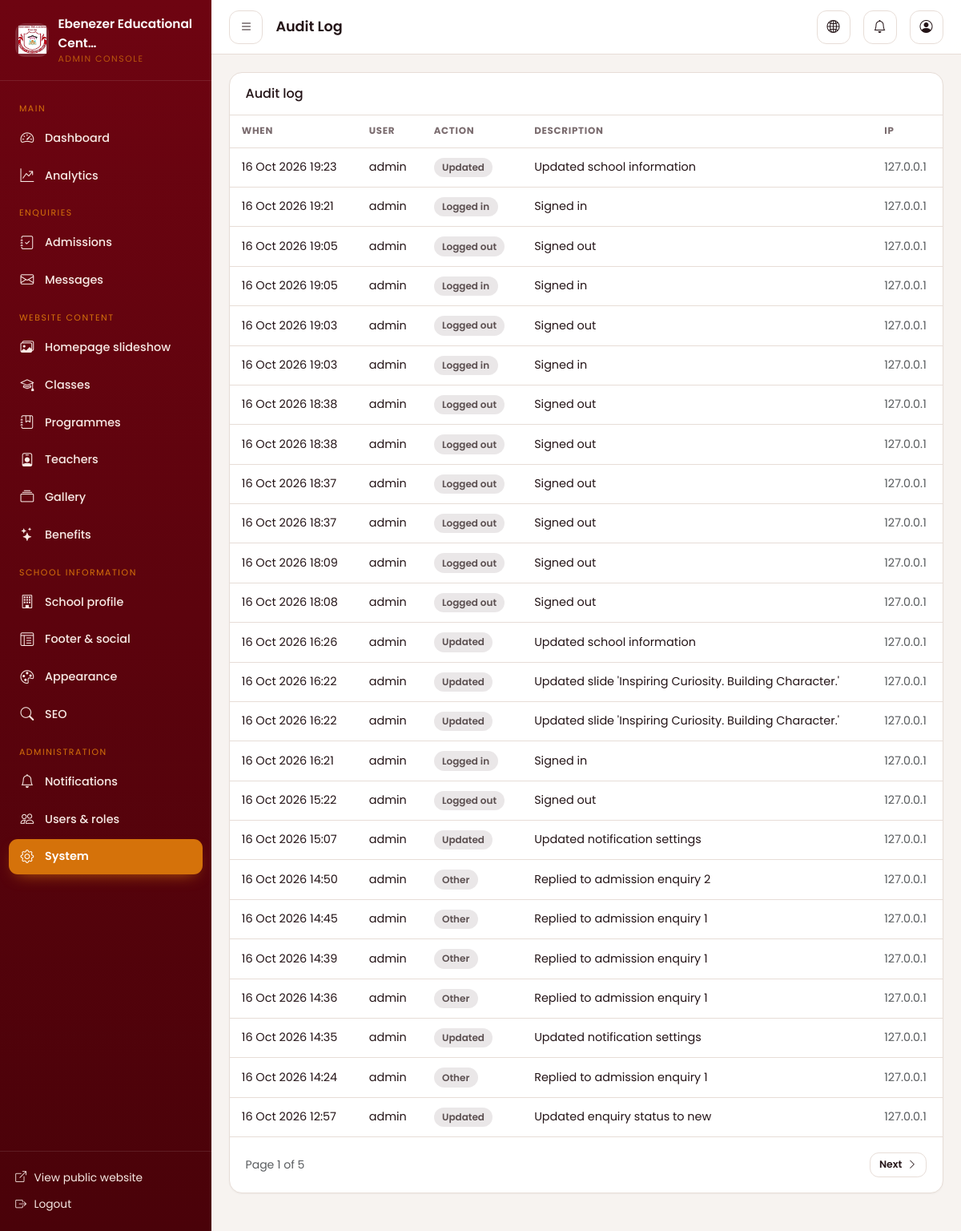
/dashboard/system/audit/ (signed in), run on an earlier commit of the app's database.
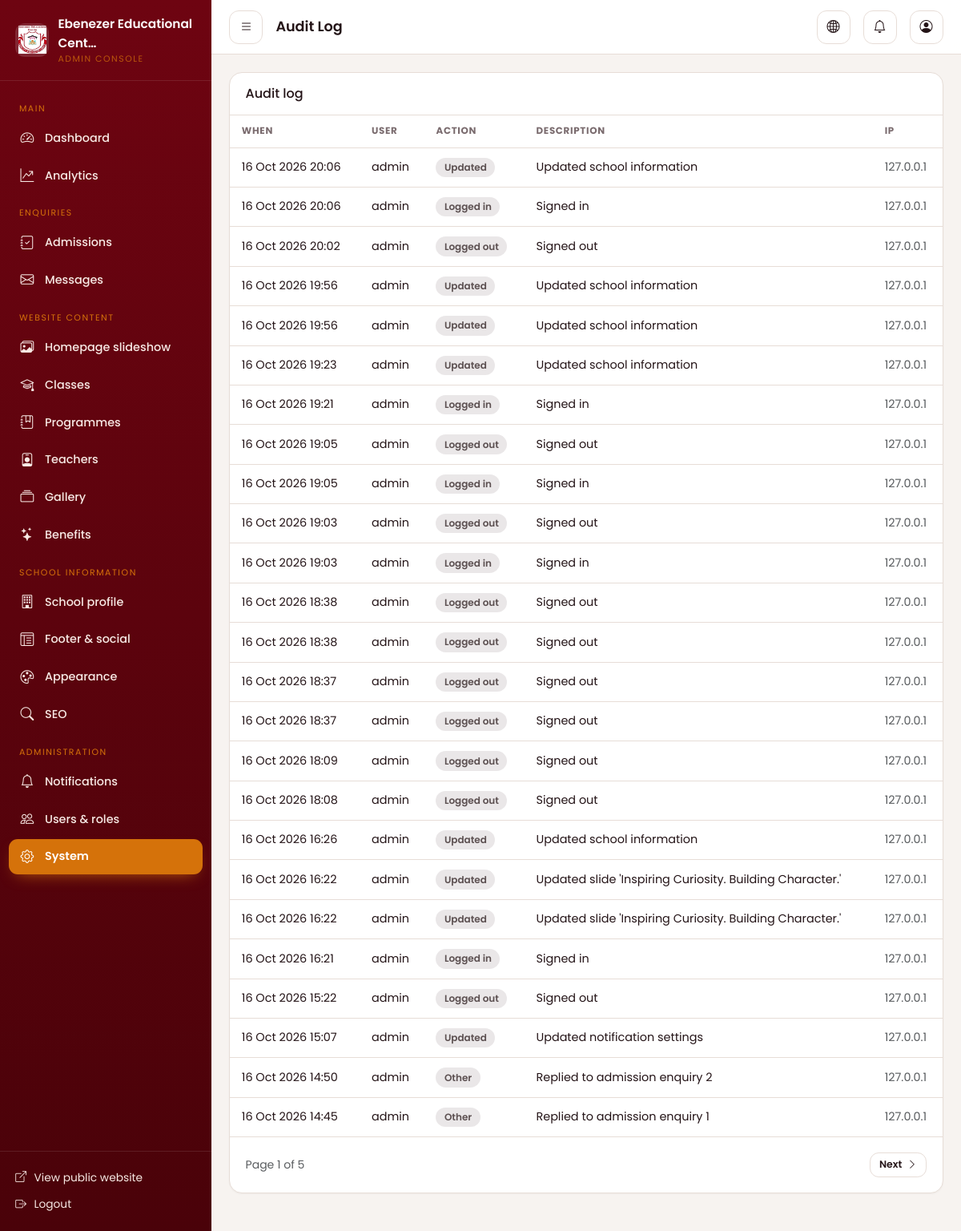
And on a later commit of the database.
### apps/core/models.py (models this page shows, shortened)
class AuditLog(models.Model):
    ACTION_CREATE = "create"
    ACTION_UPDATE = "update"
    ACTION_DELETE = "delete"
    ACTION_LOGIN = "login"
    ACTION_LOGOUT = "logout"
    ACTION_OTHER = "other"
    ACTION_CHOICES = [
        (ACTION_CREATE, "Created"),
        (ACTION_UPDATE, "Updated"),
        (ACTION_DELETE, "Deleted"),
        (ACTION_LOGIN, "Logged in"),
        (ACTION_LOGOUT, "Logged out"),
        (ACTION_OTHER, "Other"),
    ]
    user = models.ForeignKey(
        settings.AUTH_USER_MODEL,
        null=True,
        blank=True,
        on_delete=models.SET_NULL,
        related_name="audit_entries",
    )
    action = models.CharField(max_length=20, choices=ACTION_CHOICES, default=ACTION_OTHER)
    model_name = models.CharField(max_length=120, blank=True)
    object_id = models.CharField(max_length=64, blank=True)
    description = models.CharField(max_length=255, blank=True)
    ip_address = models.GenericIPAddressField(null=True, blank=True)
    created_at = models.DateTimeField(auto_now_add=True, db_index=True)
    class Meta:
        ordering = ["-created_at"]
        verbose_name = "Audit log entry"
        verbose_name_plural = "Audit log"

### apps/dashboard/views.py (the view)
# urls.py: path("system/audit/", views.audit_log, name="audit_log"),
@capability_required("system_manage")
def audit_log(request):
    logs = _page(request, request_logs := _audit_qs(), per_page=25)
    return render(
        request,
        "dashboard/audit_log.html",
        {"logs": logs, "page_title": "Audit Log", "active": "system"},
    )

### apps/accounts/permissions.py (called while the page is built)
def user_can(user, capability: str) -> bool:
    if not getattr(user, "is_authenticated", False):
        return False
    if user.is_superuser:
        return True
    allowed = CAPABILITIES.get(capability, set())
    return bool(get_user_roles(user) & allowed)

def capability_required(capability: str):
    def decorator(view_func):
        @wraps(view_func)
        @login_required
        def _wrapped(request, *args, **kwargs):
            if not user_can(request.user, capability):
                raise PermissionDenied("You do not have permission to do that.")
            return view_func(request, *args, **kwargs)
        return _wrapped
    return decorator

### apps/accounts/templatetags/permissions.py (called while the page is built)
@register.filter(name="can")
def can(user, capability: str) -> bool:
    return user_can(user, capability)

### apps/analytics/services.py (called while the page is built)
def should_track(request, path: str) -> bool:
    if request.method != "GET":
        return False
    if request.path.startswith(EXCLUDED_PREFIXES):
        return False
    if is_bot(request.META.get("HTTP_USER_AGENT", "")):
        return False
    return True

### apps/core/models.py (called while the page is built)
    @classmethod
    def _cache_key(cls) -> str:
        return cls.CACHE_KEY or f"singleton:{cls._meta.label}"

### templates/dashboard/audit_log.html (shortened to what this page needs)
{% extends "dashboard/base.html" %}
{% block content %}
<div class="dash-card">
  <div class="dash-card-head"><h2 class="h6 mb-0">Audit log</h2></div>
  <div class="table-responsive">
    <table class="dash-table">
      <thead><tr><th>When</th><th>User</th><th>Action</th><th>Description</th><th>IP</th></tr></thead>
      <tbody>
        {% for entry in logs %}
          <tr>
            <td class="text-nowrap">{{ entry.created_at|date:"d M Y H:i" }}</td>
            <td>{{ entry.user.get_username|default:"system" }}</td>
            <td><span class="pill pill-archived">{{ entry.get_action_display }}</span></td>
            <td>{{ entry.description|default:entry }}</td>
            <td class="text-muted small">{{ entry.ip_address|default:"—" }}</td>
          </tr>
        {% empty %}
          <tr><td colspan="5" class="text-center text-muted py-5">No audit records yet.</td></tr>
        {% endfor %}
      </tbody>
    </table>
  </div>
  {% if logs.paginator.num_pages > 1 %}
  <div class="dash-card-body d-flex justify-content-between align-items-center">
    <span class="text-muted small">Page {{ logs.number }} of {{ logs.paginator.num_pages }}</span>
    <div class="d-flex gap-2">
      {% if logs.has_next %}<a class="dash-btn dash-btn-light dash-btn-sm" href="?page={{ logs.next_page_number }}">Next <i class="bi bi-chevron-right"></i></a>{% endif %}
    </div>
  </div>
  {% endif %}
</div>
{% endblock %}

What changed in the data, as far as the page shows it:
no longer on this page (row unchanged): AuditLog: created_at "16 Oct 2026 14:39", user.get_username "admin", action "Other", description "Replied to admission enquiry 1", ip_address "127.0.0.1"
no longer on this page (row unchanged): AuditLog: created_at "16 Oct 2026 14:36", user.get_username "admin", action "Other", description "Replied to admission enquiry 1", ip_address "127.0.0.1"
no longer on this page (row unchanged): AuditLog: created_at "16 Oct 2026 14:35", user.get_username "admin", action "Updated", description "Updated notification settings", ip_address "127.0.0.1"
no longer on this page (row unchanged): AuditLog: created_at "16 Oct 2026 14:24", user.get_username "admin", action "Other", description "Replied to admission enquiry 1", ip_address "127.0.0.1"
no longer on this page (row unchanged): AuditLog: created_at "16 Oct 2026 12:57", user.get_username "admin", action "Updated", description "Updated enquiry status to new", ip_address "127.0.0.1"
added AuditLog: created_at "16 Oct 2026 20:06", user.get_username "admin", action "Updated", description "Updated school information", ip_address "127.0.0.1"
added AuditLog: created_at "16 Oct 2026 20:06", user.get_username "admin", action "Logged in", description "Signed in", ip_address "127.0.0.1"
added AuditLog: created_at "16 Oct 2026 20:02", user.get_username "admin", action "Logged out", description "Signed out", ip_address "127.0.0.1"
added AuditLog: created_at "16 Oct 2026 19:56", user.get_username "admin", action "Updated", description "Updated school information", ip_address "127.0.0.1"
added AuditLog: created_at "16 Oct 2026 19:56", user.get_username "admin", action "Updated", description "Updated school information", ip_address "127.0.0.1"
